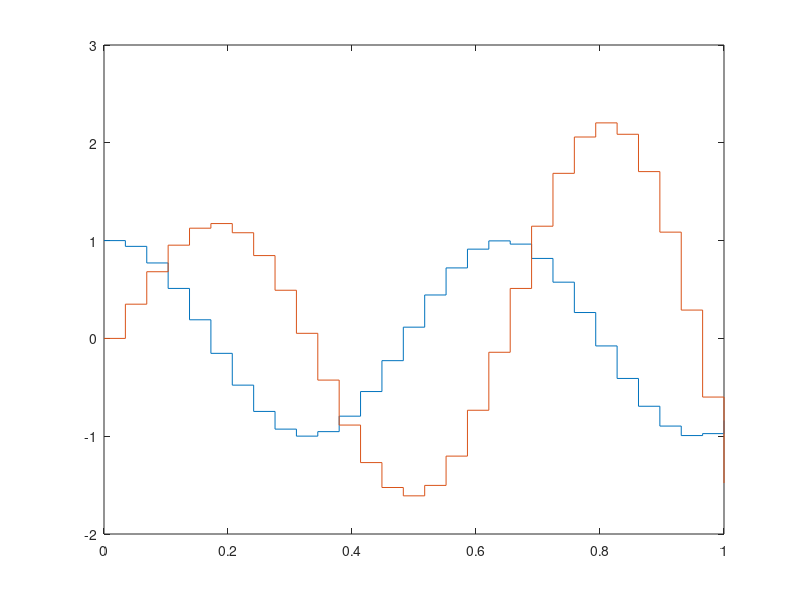

This figure's MATLAB source: (Note: this script raises an error after producing the figure.)
X = linspace(0,1,30)';
Y = [cos(10*X), exp(X).*sin(10*X)];
h = stairs(X,Y);
h(1).Marker = 'o';
h(1).MarkerSize = 4;
h(2).Marker = 'o';
h(2).MarkerFaceColor = 'm';
